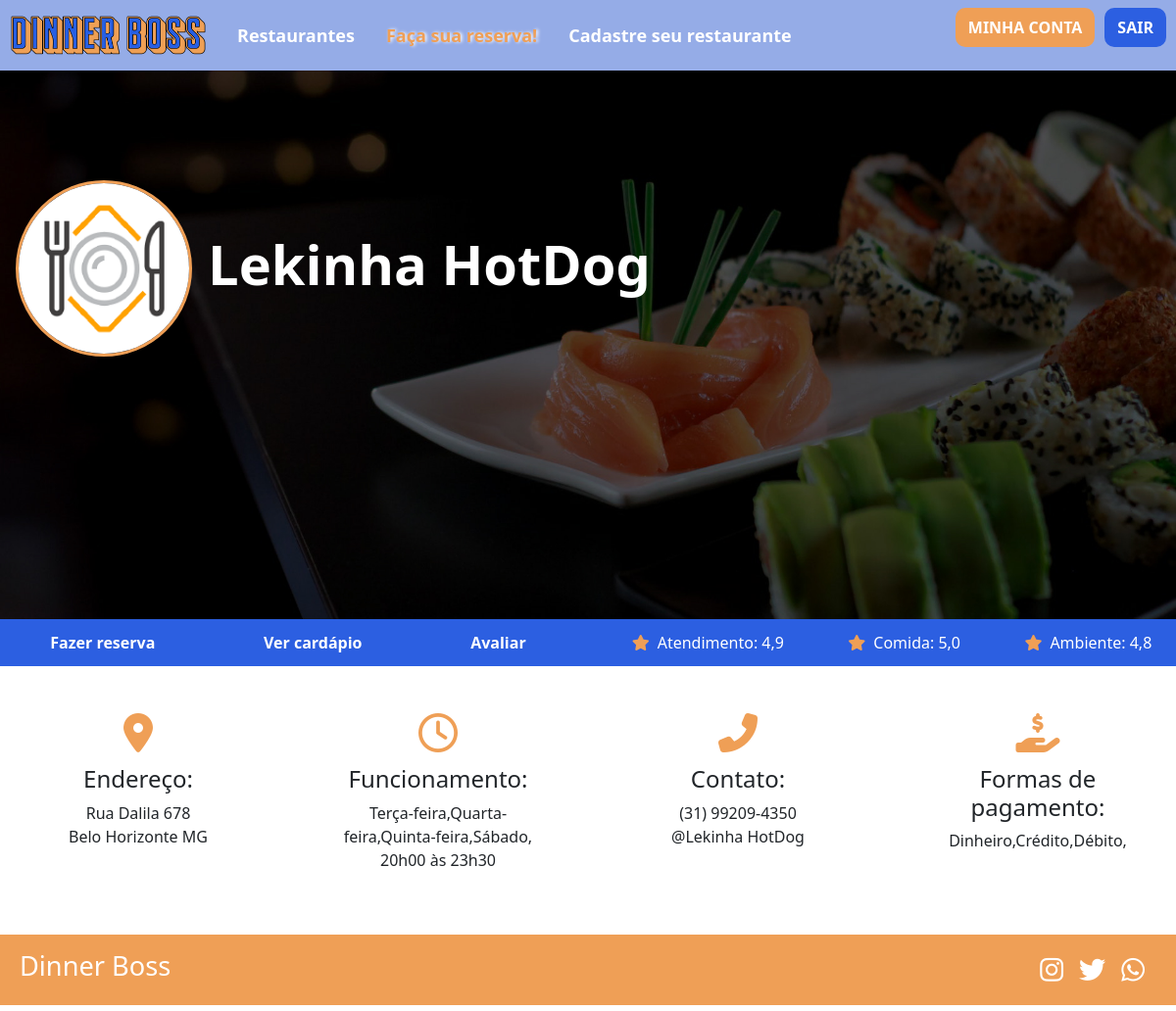
Screenshot of /src/view/perfil-restaurante.php?id=36 (signed in) with the database file from the repository.
### tables this page shows
CREATE TABLE `estabelecimento` (
  `id` int(11) NOT NULL,
  `cnpj` varchar(18) NOT NULL,
  `nome` varchar(45) NOT NULL,
  `tel` varchar(16) NOT NULL,
  `redeSocial` varchar(255) DEFAULT NULL,
  `email` varchar(100) NOT NULL,
  `logradouro` varchar(100) DEFAULT NULL,
  `bairro` varchar(50) DEFAULT NULL,
  `cidade` varchar(50) DEFAULT NULL,
  `cep` varchar(12) DEFAULT NULL,
  `estado` varchar(2) DEFAULT NULL,
  `horarioAbrir` varchar(10) DEFAULT NULL,
  `horarioFechar` varchar(10) DEFAULT NULL,
  `diasDaSemana` varchar(255) DEFAULT NULL,
  `formasDePagamento` varchar(255) DEFAULT NULL,
  `logo` mediumblob DEFAULT NULL,
  `site` varchar(255) DEFAULT NULL,
  `empresario_id` int(11) NOT NULL,
  `qtdMesa` int(11) NOT NULL
);

### src/controller_bd_restaurante.php (called while the page is built, shortened)
<?php
    $dadosEstabelecimento = mysqli_query($conexao,"SELECT * FROM estabelecimento");
?>

### src/view/perfil-restaurante.php (the view, shortened to what this page needs)
<!DOCTYPE html>
<html lang="pt-br">
    <?php
    include_once('../controller_bd_restaurante.php');
    $cod_restaurante = $_GET['id'];
    $lista = $GLOBALS['linhas'];
    $count = 0;
    while($count < count($lista)){
        if($lista[$count]['id'] == $cod_restaurante){
            break;
        }
        $count +=1;
    }
    if (isset($_SESSION['logado']) && $_SESSION['logado'] == true) {
        $logado = true;
    } else {
        $logado = false;
    }
    ?>
<head>
    <link href="css/bootstrap.css" rel="stylesheet" type="text/css" />
    <link href="css/style.css" rel="stylesheet" type="text/css" />
</head>
<body>
    <header>
        <nav class="navbar navbar-expand-lg navbar-light">
            <a class="navbar-brand" href="./index.php"><img src="img/logo-dinner.png" alt="" width="200"></a>
            <div class="collapse navbar-collapse" id="navbarSupportedContent">
                <ul class="navbar-nav me-auto mb-2 mb-lg-0">
                    <li class="nav-item">
                        <a class="nav-menu" aria-current="page" href="./buscar-restaurantes.php">Restaurantes</a>
                    </li>
                    <li class="nav-item">
                        <a class="nav-menu active" href="./reserva.php?count=<?php echo $count?>">Faça sua reserva!</a>
                    </li>
                    <li class="nav-item">
                        <a class="nav-menu" href="./cadastro-restaurante.php">Cadastre seu restaurante</a>
                    </li>
                </ul>
                <ul class="d-flex">
                <?php if ($logado == false): ?>
                    <button onclick="window.location.href = './redirecionamento-cadastro.php'" class="btn btn-cadastro-usuario" type="button" id="btn_cadastre-se">Cadastre-se</button>
                    <button onclick="window.location.href = './login.html'" class="btn btn-login" type="button">Entrar</button>
                <?php else:?>
                    <button onclick="window.location.href = './perfil-<?php echo $_SESSION['perfil']?>.php'" class="btn btn-cadastro-usuario" type="button" id="minha_conta">Minha Conta</button>
                    <button onclick="window.location.href = '../sair.php'" class="btn btn-login" type="button">Sair</button>
                <?php endif ?>
                </ul>
            </div>
        </nav>
    </header>
    <main>
        <section class="bg-sushi">
            <div class="nome-logo-restaurante">
                <img class="logo rounded-circle" width="180px" src="../pictures/<?php echo $lista[$count]['logo']?>" alt="">
                <h3 class="nome-restaurante display-4 fw-bold"><?php echo $lista[$count]['nome']?></h3>
            </div>
        </section>
        <section id="sub-menu">
            <div class="row">
                <ul class="col-md-6">
                    <li class="">
                        <a href="./reserva.php?count=<?php echo $count?>">Fazer reserva</a>
                    </li>
                    <li class="">
                        <a href="">Ver cardápio</a>
                    </li>
                    <li class="">
                        <a href="">Avaliar</a>
                    </li>
                </ul>
                <ul class="col-md-6">
                    <li><i class="star fas fa-star"></i>Atendimento: 4,9</li>
                    <li><i class="star fas fa-star"></i>Comida: 5,0</li>
                    <li><i class="star fas fa-star"></i>Ambiente: 4,8</li>
                </ul>
            </div>
        </section>
        <section id="informacoes-rest">
            <div class="row">
                <div class="col-md-3 align p-5">
                    <i class="fas fa-map-marker-alt"></i>
                    <h4>Endereço:</h4>
                    <p> <?php echo $lista[$count]['logradouro']?> <br>
                    <?php echo $lista[$count]['cidade']?> <?php echo $lista[$count]['estado']?> </p>
                </div>
                <div class="col-md-3 align p-5">
                    <i class="far fa-clock"></i>
                    <h4>Funcionamento:</h4>
                    <p> <?php echo $lista[$count]['diasDaSemana']?><br>
                    <?php echo $lista[$count]['horarioAbrir']?> às <?php echo $lista[$count]['horarioFechar']?></p>
                </div>
                <div class="col-md-3 align p-5">
                    <i class="fas fa-phone-alt"></i>
                    <h4>Contato:</h4>
                    <p> <?php echo $lista[$count]['tel']?><br>
                        @<?php echo $lista[$count]['nome']?> </p>
                </div>
                <div class="col-md-3 align p-5">
                    <i class="fas fa-hand-holding-usd"></i>
                    <h4> Formas de pagamento:</h4>
                    <p> <?php echo $lista[$count]['formasDePagamento']?><br></p>
                </div>
            </div>
        </section>
    </main>
    <footer>
        <div id="footer-area">
            <div class="container-fluid">
                <div class="row">
                    <div class="col-md-6">
                        <a><h3>Dinner Boss</h3></a>
                    </div>
                    <div class="col-md-6 footer-sociais">
                        <a class="link-sociais" href="#"><i class="fab fa-whatsapp"></i></a>
                        <a class="link-sociais" href="#"><i class="fab fa-twitter"></i></a>
                        <a class="link-sociais" href="#"><i class="fab fa-instagram"></i></a>
                    </div>
                </div>
            </div>
        </div>
    </footer>
</body>
</html>

### src/view/css/style.css (style rules this page uses)
:root { --azul: #2C5FE1; --laranja: #EF9F56; --azul-claro: #95ACE7; --vermelho: #ea4335; }
* { margin: 0; padding: 0; }
html,body { width: 100%; height: 100%; padding: 0; overflow-x: hidden; text-decoration: none; }
header { background: var(--azul-claro); padding: 0 10px; }
.nav-menu { display: block; padding: 0.5rem 1rem; font-weight: bold; color: #FFF; text-decoration: none; font-size: 18px; transition: color 0.15s ease-in-out, background-color 0.15s ease-in-out, border-color 0.15s ease-in-out; }
.active { color: var(--laranja); text-shadow: 0.1em 0em 0.2em #FFF; font-size: 18px; }
.btn-login, .btn-buscar { background-color: var(--azul); color: #FFF; font-weight: bold; text-transform: uppercase; padding: 5px 10px; border-radius: 10px; border: 3px solid transparent; transition: .5s; text-decoration: none; }
.btn-cadastro-usuario { background-color: var(--laranja); color: #FFF; font-weight: bold; text-transform: uppercase; padding: 5px 10px; border-radius: 10px; border: 3px solid transparent; transition: .5s; text-decoration: none; margin: 0 10px; }
footer { margin-top: auto; background-color: var(--laranja); text-decoration: none; display: inline-block; width: 100%; }
#footer-area { text-align: center; width: 100%; }
.footer-sociais { padding: 1rem; }
.link-sociais { font-size: 1.7rem; color: #FFF; padding-right: 1rem; float: right; }
footer h3 { padding: 1rem 0.5rem; font-size: 1.7rem; color: #FFF; float: left; }
.bg-sushi { background-image: url('../img/sushi.jpeg'); background-size: cover; background-position: center; height: 70vh; }
.nome-logo-restaurante { display: flex; align-items: center; padding: 8% 0; }
.logo { border: 0.2rem solid var(--laranja); margin: 1rem; }
.nome-restaurante { color: #FFF; font-weight: bold; }
#sub-menu ul { position: relative; display: flex; flex-wrap: wrap; align-items: center; justify-content: space-around; margin: 0; padding: 0.5rem; background-color: var(--azul); list-style-type: none; }
#sub-menu a { text-decoration: none; font-weight: bold; color: #FFF; }
#sub-menu li { text-decoration: none; color: #FFF; }
.star { color: var(--laranja); padding: 0.5rem; }
.align { text-align: center; }
#informacoes-rest i { color: var(--laranja); font-size: 2.5rem; padding-bottom: 0.8rem; }

### rows the page displays
estabelecimento: logo (picture), nome "Lekinha HotDog", logradouro "Rua Dalila 678", cidade "Belo Horizonte", estado "MG", diasDaSemana "Terça-feira,Quarta-feira,Quinta-feira,Sábado,", horarioAbrir "20h00", horarioFechar "23h30", tel "(31) 99209-4350", formasDePagamento "Dinheiro,Crédito,Débito,"
